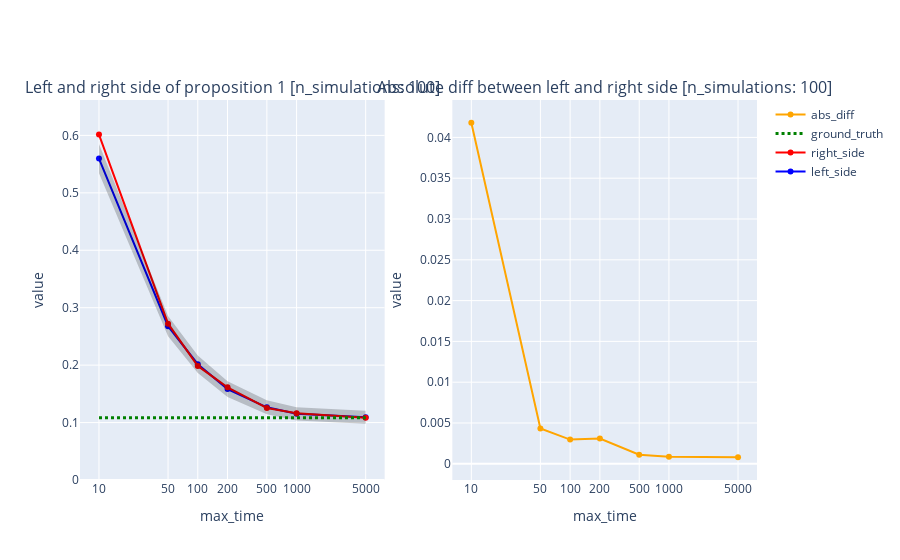

Notebook cell for this chart:
### Code cell
make_plots(merge_results, ground_truth=ground_truth_str["right_side"], n_simulations=100)

### Figure 1 — Plotly figure (JSON) as saved in the notebook; plotly's stock layout.template omitted (floating-point values rounded to 4 significant figures)
{"data": [{"line": {"color": "blue"}, "mode": "lines+markers", "name": "left_side", "type": "scatter", "x": [10, 50, 100, 200, 500, 1000, 5000], "xaxis": "x", "y": [0.5597, 0.2678, 0.2016, 0.1582, 0.1265, 0.1152, 0.1094], "yaxis": "y"}, {"line": {"color": "red"}, "mode": "lines+markers", "name": "right_side", "type": "scatter", "x": [10, 50, 100, 200, 500, 1000, 5000], "xaxis": "x", "y": [0.6015, 0.2721, 0.1986, 0.1613, 0.1254, 0.116, 0.1085], "yaxis": "y"}, {"line": {"color": "rgba(0,0,0,0)"}, "mode": "lines", "showlegend": false, "type": "scatter", "x": [10, 50, 100, 200, 500, 1000, 5000], "xaxis": "x", "y": [0.5851, 0.2855, 0.2167, 0.1721, 0.1387, 0.1269, 0.1206], "yaxis": "y"}, {"fill": "tonexty", "fillcolor": "rgba(0, 0, 0, 0.2)", "line": {"color": "rgba(0,0,0,0)"}, "mode": "lines", "showlegend": false, "type": "scatter", "x": [10, 50, 100, 200, 500, 1000, 5000], "xaxis": "x", "y": [0.5343, 0.2501, 0.1865, 0.1443, 0.1144, 0.1035, 0.0981], "yaxis": "y"}, {"line": {"color": "green", "dash": "dot", "width": 3}, "mode": "lines", "name": "ground_truth", "type": "scatter", "x": [10, 50, 100, 200, 500, 1000, 5000], "xaxis": "x", "y": [0.1085, 0.1085, 0.1085, 0.1085, 0.1085, 0.1085, 0.1085], "yaxis": "y"}, {"line": {"color": "orange"}, "mode": "lines+markers", "name": "abs_diff", "type": "scatter", "x": [10, 50, 100, 200, 500, 1000, 5000], "xaxis": "x2", "y": [0.0418, 0.004334, 0.002968, 0.003092, 0.001113, 0.0008555, 0.0008025], "yaxis": "y2"}], "layout": {"annotations": [{"font": {"size": 16}, "showarrow": false, "text": "Left and right side of proposition 1 [n_simulations: 100]", "x": 0.225, "xanchor": "center", "xref": "paper", "y": 1, "yanchor": "bottom", "yref": "paper"}, {"font": {"size": 16}, "showarrow": false, "text": "Absolute diff between left and right side [n_simulations: 100]", "x": 0.775, "xanchor": "center", "xref": "paper", "y": 1, "yanchor": "bottom", "yref": "paper"}], "xaxis": {"anchor": "y", "domain": [0, 0.45], "tickmode": "array", "tickvals": [10, 50, 100, 200, 500, 1000, 5000], "title": {"text": "max_time"}, "type": "log"}, "xaxis2": {"anchor": "y2", "domain": [0.55, 1], "tickmode": "array", "tickvals": [10, 50, 100, 200, 500, 1000, 5000], "title": {"text": "max_time"}, "type": "log"}, "yaxis": {"anchor": "x", "domain": [0, 1], "range": [0, 0.6616], "title": {"text": "value"}}, "yaxis2": {"anchor": "x2", "domain": [0, 1], "title": {"text": "value"}}}}
